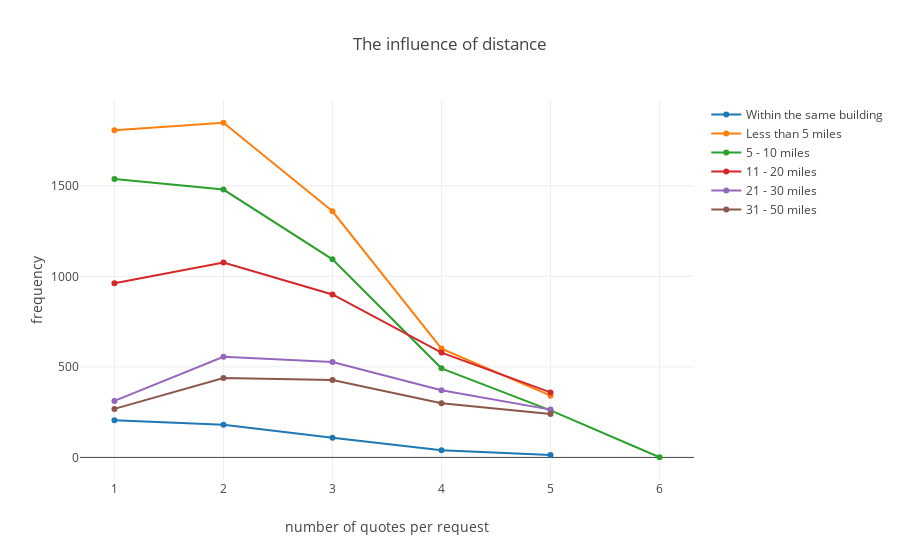

Notebook source saved alongside this figure:
### Markdown cell above
### Hypothesis 1: For local moving(under 50 miles) service, the distance may influence the number of quotes for each request.

#### Result:

The distance of local moving will influence the number of quotes for each request. Generally speaking, when the distance becomes far(31-50 miles) or when the local moving is within the same building, the number of quotes per request is less. Usually, 0-20 miles distance will have more quotes for requests than others, especially when distance is between 11-20 miles, the number of quotes per request will be more than others.

### Code cell
# see more detail in category
# local moving
quote_moving_full = quote_more_request.loc[quote_more_request["category_name"]=="Local Moving (under 50 miles)",:]
quote_moving = quote_moving_full.groupby(by = ["request_id"])["quote_id"].count()
quote_moving = quote_moving.to_frame().reset_index()
quote_moving = quote_moving.merge(visitors_submit,how="inner",left_on = "request_id", right_on = "request_id")
quote_moving["quote_id"] = quote_moving["quote_id"].astype("category")

# how_far
quote_far = quote_moving.groupby(by=["how_far","quote_id"])["request_id"].count()
quote_far = quote_far.to_frame().reset_index()
far1 = quote_far.loc[quote_far["how_far"]=="Within the same building",:]
far2 = quote_far.loc[quote_far["how_far"]=="Less than 5 miles",:]
far3 = quote_far.loc[quote_far["how_far"]=="5 - 10 miles",:]
far4 = quote_far.loc[quote_far["how_far"]=="11 - 20 miles",:]
far5 = quote_far.loc[quote_far["how_far"]=="21 - 30 miles",:]
far6 = quote_far.loc[quote_far["how_far"]=="31 - 50 miles",:]

data = [go.Scatter(x=far1.quote_id, y=far1.request_id, name='Within the same building'),\
       go.Scatter(x=far2.quote_id, y=far2.request_id, name='Less than 5 miles'),\
       go.Scatter(x=far3.quote_id, y=far3.request_id, name='5 - 10 miles'),\
       go.Scatter(x=far4.quote_id, y=far4.request_id, name='11 - 20 miles'),\
       go.Scatter(x=far5.quote_id, y=far5.request_id, name='21 - 30 miles'),\
       go.Scatter(x=far6.quote_id, y=far6.request_id, name='31 - 50 miles')]
layout = go.Layout(dict(title = "The influence of distance",
                  xaxis = dict(title = 'number of quotes per request'),yaxis = dict(title = 'frequency'),
                ),legend=dict(
                orientation="v"))
py.iplot(dict(data=data, layout=layout))

### Figure 1 — Plotly figure (JSON) as saved in the notebook; plotly's stock layout.template omitted (floating-point values rounded to 4 significant figures)
{"data": [{"name": "Within the same building", "type": "scatter", "uid": "3317f28a-6eb8-43de-a17d-2ec613e03a76", "x": [1, 2, 3, 4, 5], "y": [205, 180, 109, 40, 14]}, {"name": "Less than 5 miles", "type": "scatter", "uid": "6467bb84-5f42-484d-a7bc-6d89cfa37e65", "x": [1, 2, 3, 4, 5], "y": [1806, 1848, 1359, 601, 341]}, {"name": "5 - 10 miles", "type": "scatter", "uid": "a599c141-2237-46a5-bb6a-c4e5da05836b", "x": [1, 2, 3, 4, 5, 6], "y": [1537, 1479, 1094, 492, 260, 1]}, {"name": "11 - 20 miles", "type": "scatter", "uid": "4c474148-c431-4ebc-a08e-20506e2c559d", "x": [1, 2, 3, 4, 5], "y": [962, 1076, 900, 579, 359]}, {"name": "21 - 30 miles", "type": "scatter", "uid": "fca136e5-3723-4ef9-ae0f-b8c9a6f988c8", "x": [1, 2, 3, 4, 5], "y": [312, 556, 527, 371, 264]}, {"name": "31 - 50 miles", "type": "scatter", "uid": "95492ed1-cac5-4c65-a233-28bd85545aba", "x": [1, 2, 3, 4, 5], "y": [268, 438, 428, 299, 240]}], "layout": {"legend": {"orientation": "v"}, "title": "The influence of distance", "xaxis": {"title": "number of quotes per request"}, "yaxis": {"title": "frequency"}}}
